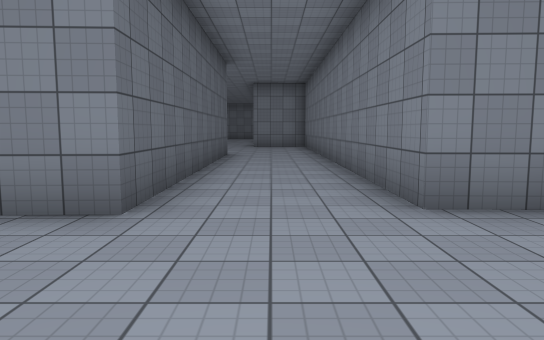
view 1 (above)

18 first-person views from a walk through a 3-D level made in the Unity game engine. The camera is 1.4 m above the floor, tilts 6° down and sees 70° across. The floor is counted in squares, 2 m on a side. Each view is taken from the middle of a square. On the plan, view 1 faces up. The plan holds only what a view shows up to about 11 squares ahead; the rest is blank. Surface patterns are stand-ins for the level's own textures.

view 2
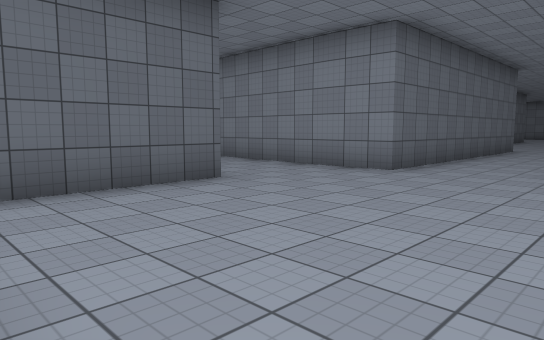

view 3
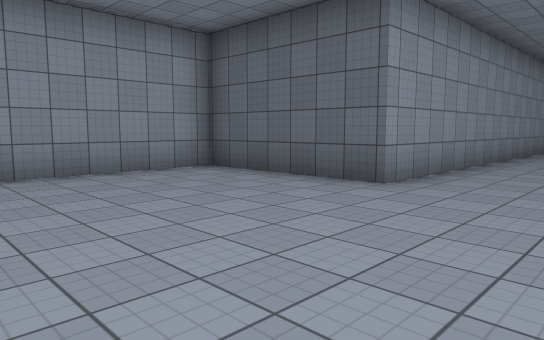

view 4
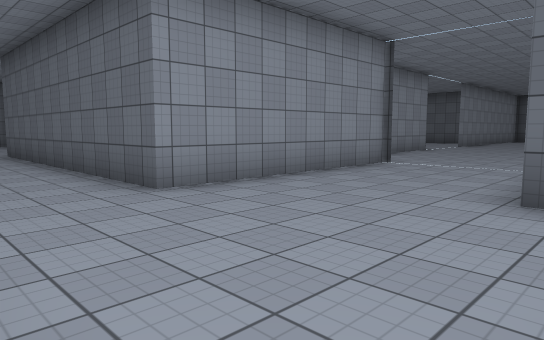

view 5
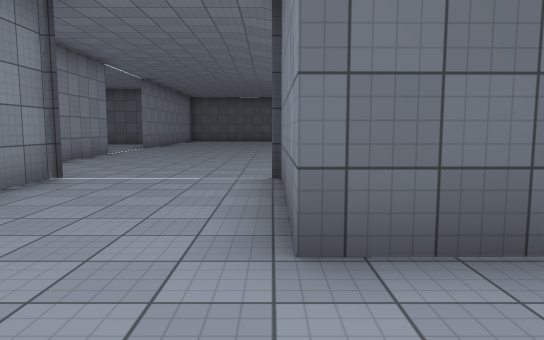

view 6
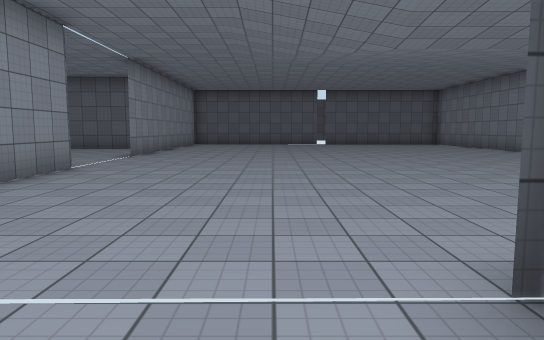

view 7
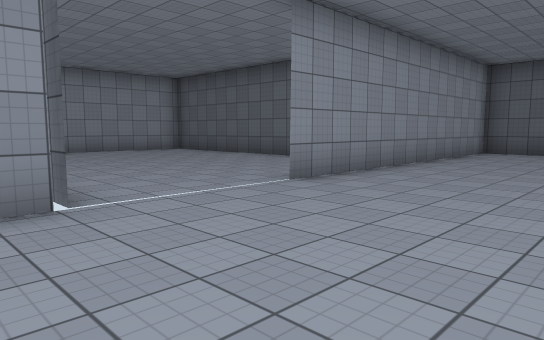

view 8
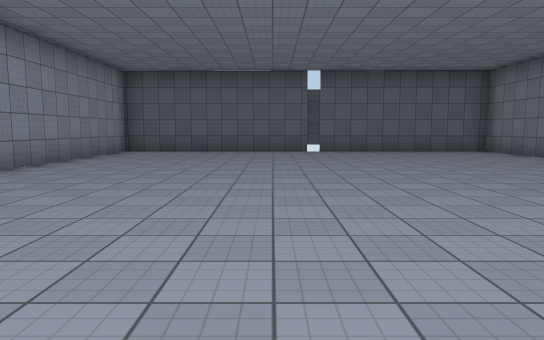

view 9
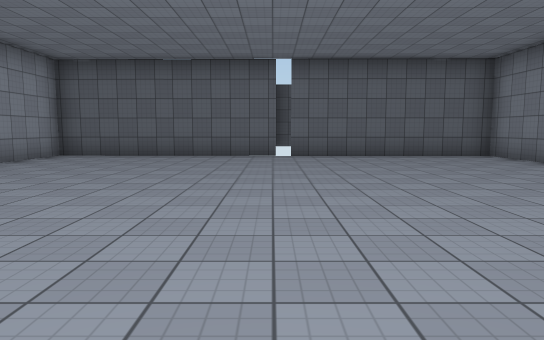

view 10
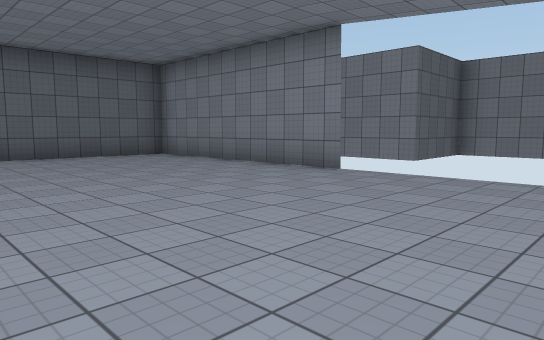

view 11
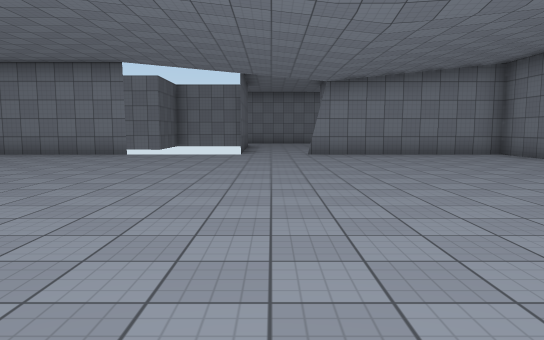

view 12
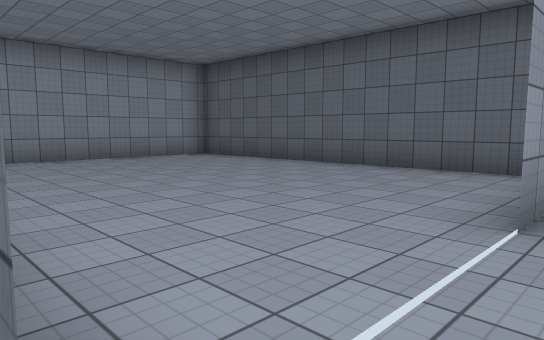

view 13
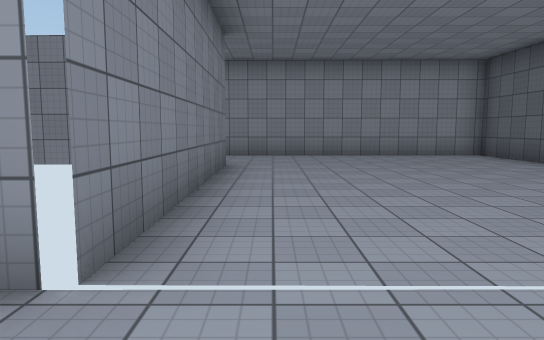

view 14
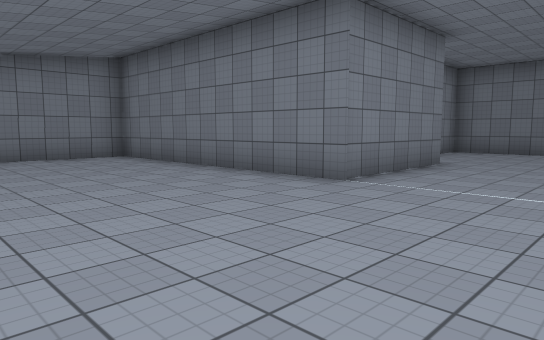

view 15
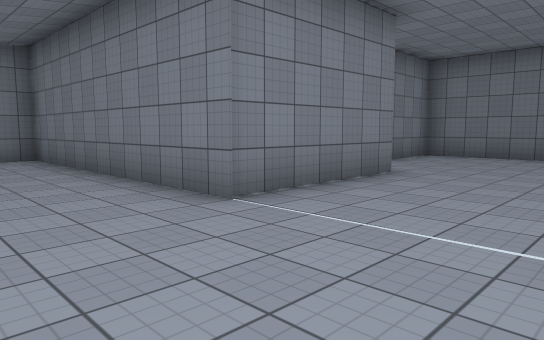

view 16
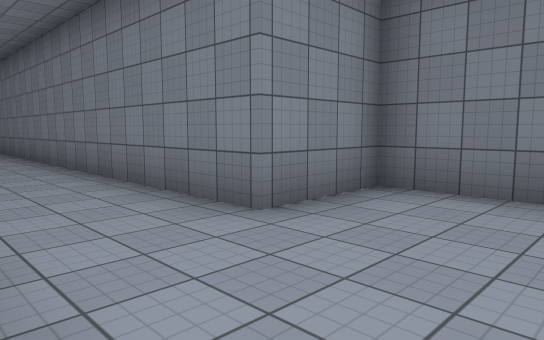

view 17
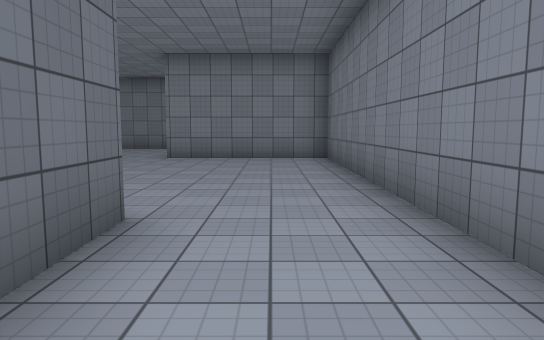

view 18
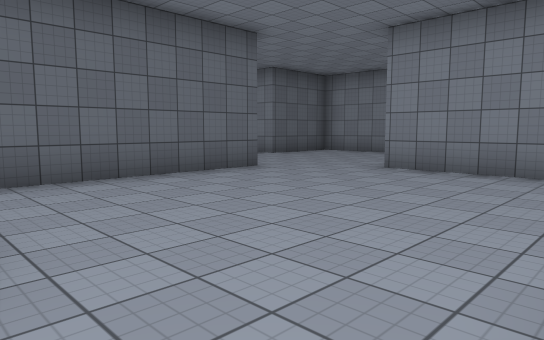

### Floor plan
Points are (right, up) in squares from view 1. A wall is a line through its corners. A room is listed if a view was taken in it or the views show most of it. See-through windows are left out.
Room 1 (views 1, 2, 3, 4, 5, 6, 7, 8, 9, 10, 11, 12, 13, 14, 15, 16, 17)
walls: (-12.1, 9.4) (-9.5, 9.4); (-6.5, 10.8) (-4.8, 10.8); (-3, 10.8) (-1.2, 10.8) (-1.2, 3.2) (-3.4, 3.1); (-3.1, 15.5) (-3.1, 14.1) (-6.6, 14.1) (-6.6, 20.8) (-12.1, 20.8); (-17, 20.7) (-23.2, 20.7) (-23.3, 9.4) (-14.9, 9.4); (1.3, 12.7) (1.3, 15.5) (-0.7, 15.4) (-0.7, 20.6); (-4.6, 0.5) (-2.6, 0.5) (-2.5, -3.2) (1, -3.2); (2.4, 3.3) (1.3, 3.3) (1.3, 11)
ways out: opening at (-1.5, 19.5) to room 2; opening at (-13.5, 9) to room 3; opening at (-4.5, 1.5) to room 3; gap at (-15, 9) to room 3; opening at (-13, 21); gap at (-12, 21)
Room 2 (view 18)
walls: (-3.1, 20.9) (-3.1, 19.5); (-6.5, 26.1) (-6.5, 21.9); (-0.7, 20.6) (-0.6, 27.5) (-4.6, 27.5)
ways out: opening at (-1.5, 19.5) to room 1; opening at (-5.3, 27)
Room 3 (no view inside)
walls: (-12.1, 3.4) (-12.1, 9.4); (-18.8, 8.6) (-18.6, 0.7) (-4.6, 0.5); (-3.4, 3.1) (-6.1, 2.9)
ways out: opening at (-13.5, 9) to room 1; opening at (-4.5, 1.5) to room 1; gap at (-15, 9) to room 1

Where each view was taken, in squares from view 1:
view 1: 0 up, 0 right, facing up
view 2: 3 down, 2 right, facing up-left
view 3: 3 up, 2 right, facing down-left
view 4: 15 up, 1 right, facing down-left
view 5: 14 up, 1 left, facing left
view 6: 13 up, 5 left, facing left
view 7: 13 up, 11 left, facing down-left
view 8: 14 up, 11 left, facing left
view 9: 15 up, 13 left, facing left
view 10: 15 up, 13 left, facing up-left
view 11: 10 up, 13 left, facing up
view 12: 10 up, 12 left, facing down-left
view 13: 11 up, 13 left, facing down
view 14: 11 up, 11 left, facing up-right
view 15: 11 up, 9 left, facing up-right
view 16: 13 up, 3 left, facing up-right
view 17: 18 up, 2 left, facing up
view 18: 21 up, 1 left, facing up-left
